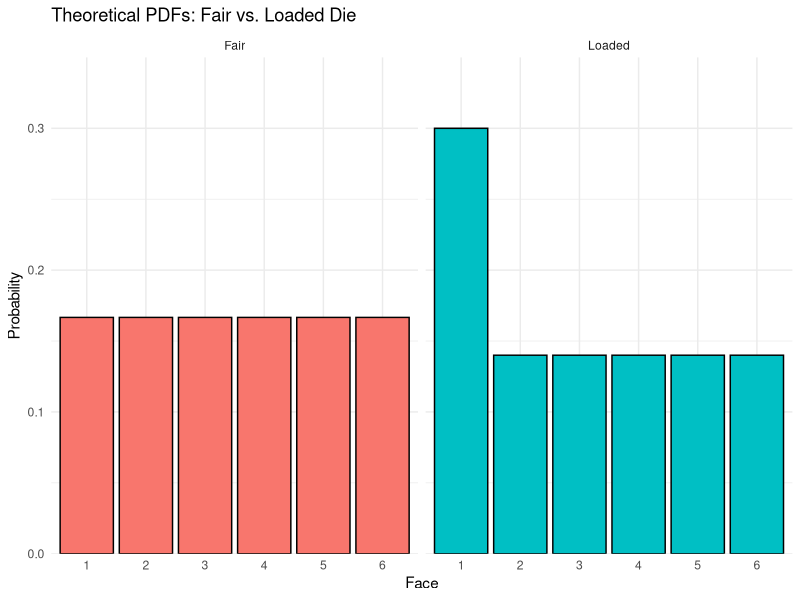

Write R code to recreate this figure.
#
#
#
#
#
#
#
#
#
#| message: false
library(tidyverse)
#
#
#
#| cache: true
throw_dice <- function(n = 1, weights = rep(1/6, 6)) {
  d1 <- sample(1:6, n, replace = TRUE, prob = weights)
  d2 <- sample(1:6, n, replace = TRUE, prob = weights)
  d1 + d2
}
#
#
#
theoretical_pdf <- bind_rows(
  tibble(face = factor(1:6), probability = rep(1/6, 6), die = "Fair"),
  tibble(face = factor(1:6), probability = c(0.30, rep(0.14, 5)), die = "Loaded")
)

theoretical_pdf %>%
  ggplot(aes(x = face, y = probability, fill = die)) +
  geom_col(color = "black") +
  facet_wrap(~ die, nrow = 1) +
  scale_y_continuous(expand = c(0, 0), limits = c(0, 0.35)) +
  labs(x = "Face", y = "Probability", title = "Theoretical PDFs: Fair vs. Loaded Die") +
  theme_minimal() +
  theme(legend.position = "none")
#
#
#
log_lr <- function(rolls) {
  p_loaded <- ifelse(rolls == 6, 0.30, 0.14)
  p_fair <- 1/6
  log(p_loaded / p_fair)
}
#
#
#
#
#
